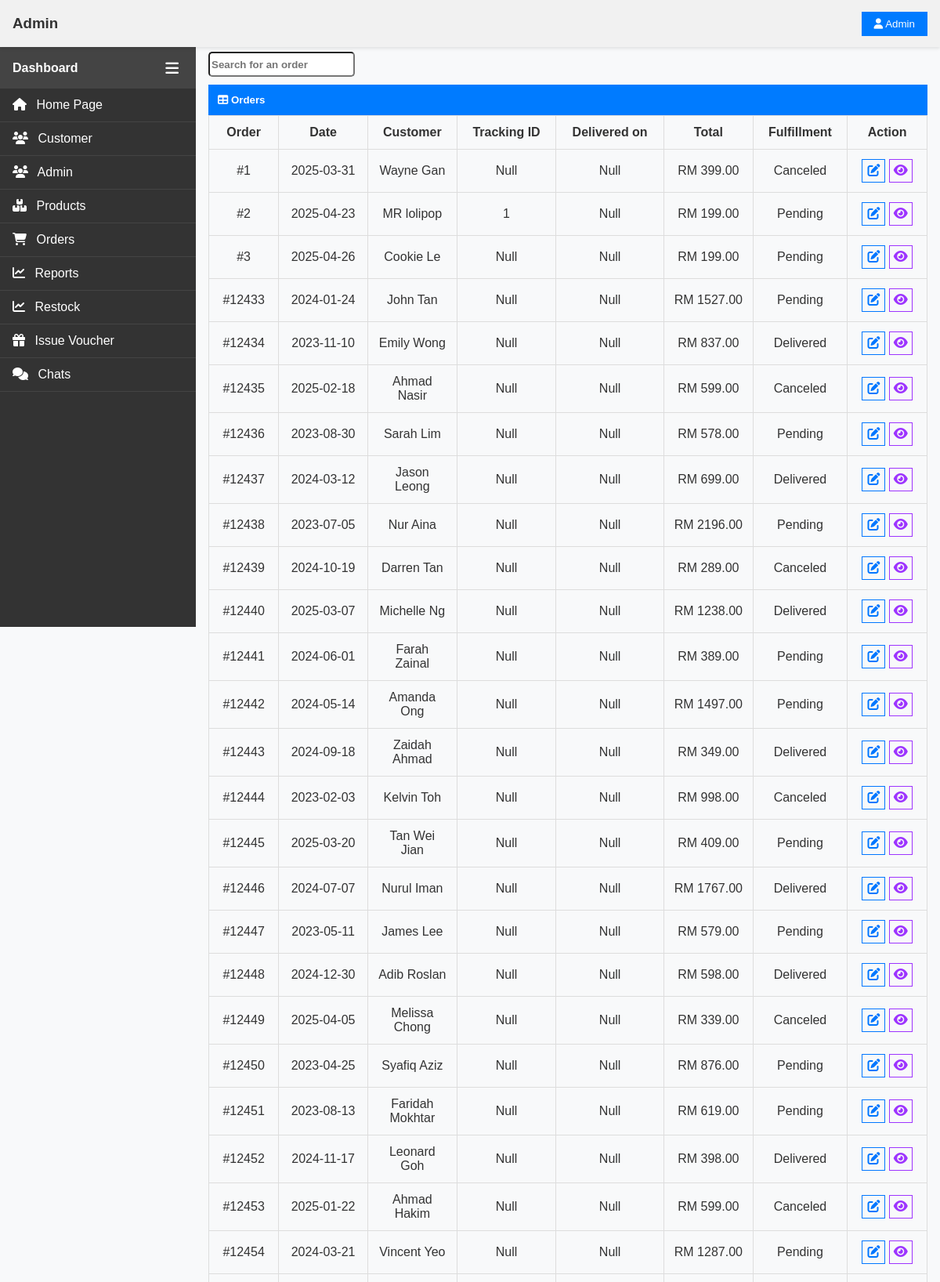
/pages/admin/admin_order.php (signed in, upper part), run on the app's committed database.
### tables this page shows
CREATE TABLE `orders` (
  `orderId` int(5) NOT NULL,
  `userId` int(11) NOT NULL,
  `orderDate` date NOT NULL,
  `status` varchar(10) NOT NULL,
  `orderAddress` varchar(150) NOT NULL,
  `orderName` varchar(40) NOT NULL,
  `orderPhone` varchar(15) NOT NULL,
  `deliveryMethod` varchar(20) NOT NULL,
  `deliveredDate` date DEFAULT NULL,
  `tracking` int(30) DEFAULT NULL,
  `discount` decimal(10,2) NOT NULL DEFAULT 0.00,
  `notify` tinyint(1) NOT NULL DEFAULT 0,
  `cancel_reason` varchar(50) DEFAULT NULL
);

### pages/admin/admin_order.php (the view, shortened to what this page needs)
<?php
require '../../_base.php';
require  "main.php";
$orders = $_db->query("Select o.*, sum(oi.subtotal) as total from orders o JOIN order_items oi
                        ON (o.orderId = oi.orderId) GROUP BY o.orderId")->fetchAll();
?>
<div class="main-content">
<div class="searchBar">
    <input type="search" name="order-search" id="order-search" placeholder="Search for an order">
</div>
    <table class="tb">
        <div class="tb-title">
                <h5 style="margin: 0;"><i class="fas fa-table"></i> Orders </h5>
        </div>
        <thead>
            <tr>
                <th class="th order">Order</th>
                <th class="th date">Date</span></th>
                <th class="th cust">Customer</th>
                <th class="th tracking">Tracking ID</th>
                <th class="th delivered">Delivered on</th>
                <th class="th total">Total</span></th>
                <th class="th fulfil">Fulfillment</th>
                <th class="th action">Action</th>
            </tr>
        </thead>
        <tbody>
            <?php foreach($orders as $order): ?>
            <tr id="<?= $order->orderId ?>">
                <td class="td order">#<?= $order->orderId ?></td>
                <td class="td date"><?= $order->orderDate?></td>
                <td class="td cust"><?= $order->orderName ?></td>
                <td class="td tracking <?= $order->orderId ?>"><?= $order->tracking == 0 ? "Null" : $order->tracking ?></td>
                <td class="td delivered <?= $order->orderId ?>"><?= $order->deliveredDate == null? "Null" : $order->deliveredDate ?></td>
                <td class="td total">RM <?= $order->total ?></td>
                <td class="td stat <?= $order->orderId ?>"><?= $order->status ?></td>
                <td class="td action">
                    <i class="fa-solid fa-pen-to-square update" data-update="<?= $order->orderId ?>"></i>
                    <a href="admin_orderDetails.php?id=<?= $order->orderId ?>"><i class="fas fa-eye" data-view="<?= $order->orderId ?>"></i></a>
                </td>
            </tr>
            <?php endforeach ?>
        </tbody>
    </table>
</div>
<?php
require '../../admin_foot.php';
?>

### css/main.css (style rules this page uses)
body { margin: 0; padding: 0; font-family: Arial, sans-serif; background-color: #f8f9fa; color: #333; }
.main-content { margin-left: var(--sidebar-width); margin-top: 50px; padding: 1rem; }
.tb-title { background-color: #007bff; color: #fff; padding: 0.75rem; }
.tb { width: 100%; border-collapse: collapse; }
.th { padding: 0.75rem; border: 1px solid #ddd; }
.td { padding: 0.75rem; border: 1px solid #ddd; }

### css/topbar.css (style rules this page uses)
:root { --topbar-height: 60px; }

### css/sidebar.css (style rules this page uses)
:root { --sidebar-width: 250px; --topbar-height: 60px; }

### css/admin.css (style rules this page uses)
* { box-sizing: border-box; }
:root { --side-container-width: 150px; }
body { margin: 0; font-family: Arial, sans-serif; }
.main-content { margin-left: var(--sidebar-width); margin-top: 50px; padding: 1rem; }
.tb-title { background-color: #007bff; color: #fff; padding: 0.75rem; }
.tb { width: 100%; border-collapse: collapse; }
.th { padding: 0.75rem; border: 1px solid #ddd; }
.td { padding: 0.75rem; border: 1px solid #ddd; }

### css/admin_order.css (style rules this page uses)
:root { --adminBlue : #007bff; }
.tb-title { min-width: 850px; }
table { min-width: 850px; }
th { user-select: none; }
.td { max-width: 100px; overflow: hidden; text-align: center; text-overflow: ellipsis; }
.update { border: 1px solid currentColor; color: rgb(0, 119, 255); width: 30px; height: 30px; padding: 5px; cursor: pointer; }
.fas.fa-eye { border: 1px solid currentColor; color: rgb(157, 52, 255); width: 30px; height: 30px; padding: 5px; cursor: pointer; }
.stat { color: var(--stat); font-weight: 500; }
#order-search { height: 2rem; margin-bottom: 10px; border-radius: 5px; font-weight: bold; }

### data on the page
orders: orderId "1", orderDate "2025-03-31", orderName "Wayne Gan", tracking "Null", total "399.00", status "Canceled"
orders: orderId "2", orderDate "2025-04-23", orderName "MR lolipop", tracking "1", shows "Null", total "199.00", status "Pending"
orders: orderId "3", orderDate "2025-04-26", orderName "Cookie Le", shows "Null", total "199.00", status "Pending"
orders: orderId "12433", orderDate "2024-01-24", orderName "John Tan", shows "Null", total "1527.00", status "Pending"
orders: orderId "12434", orderDate "2023-11-10", orderName "Emily Wong", shows "Null", total "837.00", status "Delivered"
orders: orderId "12435", orderDate "2025-02-18", orderName "Ahmad Nasir", shows "Null", total "599.00", status "Canceled"
orders: orderId "12436", orderDate "2023-08-30", orderName "Sarah Lim", shows "Null", total "578.00", status "Pending"
orders: orderId "12437", orderDate "2024-03-12", orderName "Jason Leong", shows "Null", total "699.00", status "Delivered"
orders: orderId "12438", orderDate "2023-07-05", orderName "Nur Aina", shows "Null", total "2196.00", status "Pending"
orders: orderId "12439", orderDate "2024-10-19", orderName "Darren Tan", shows "Null", total "289.00", status "Canceled"
orders: orderId "12440", orderDate "2025-03-07", orderName "Michelle Ng", shows "Null", total "1238.00", status "Delivered"
orders: orderId "12441", orderDate "2024-06-01", orderName "Farah Zainal", shows "Null", total "389.00", status "Pending"
orders: orderId "12442", orderDate "2024-05-14", orderName "Amanda Ong", shows "Null", total "1497.00", status "Pending"
orders: orderId "12443", orderDate "2024-09-18", orderName "Zaidah Ahmad", shows "Null", total "349.00", status "Delivered"
orders: orderId "12444", orderDate "2023-02-03", orderName "Kelvin Toh", shows "Null", total "998.00", status "Canceled"
orders: orderId "12445", orderDate "2025-03-20", orderName "Tan Wei Jian", shows "Null", total "409.00", status "Pending"
orders: orderId "12446", orderDate "2024-07-07", orderName "Nurul Iman", shows "Null", total "1767.00", status "Delivered"
orders: orderId "12447", orderDate "2023-05-11", orderName "James Lee", shows "Null", total "579.00", status "Pending"
orders: orderId "12448", orderDate "2024-12-30", orderName "Adib Roslan", shows "Null", total "598.00", status "Delivered"
orders: orderId "12449", orderDate "2025-04-05", orderName "Melissa Chong", shows "Null", total "339.00", status "Canceled"
orders: orderId "12450", orderDate "2023-04-25", orderName "Syafiq Aziz", shows "Null", total "876.00", status "Pending"
orders: orderId "12451", orderDate "2023-08-13", orderName "Faridah Mokhtar", shows "Null", total "619.00", status "Pending"
orders: orderId "12452", orderDate "2024-11-17", orderName "Leonard Goh", shows "Null", total "398.00", status "Delivered"
orders: orderId "12453", orderDate "2025-01-22", orderName "Ahmad Hakim", shows "Null", total "599.00", status "Canceled"
orders: orderId "12454", orderDate "2024-03-21", orderName "Vincent Yeo", shows "Null", total "1287.00", status "Pending"
